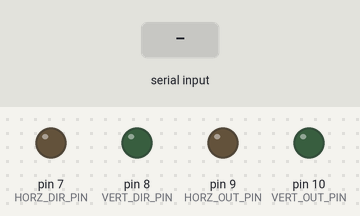
The sketch below on a simulated Arduino Uno, built with avr-gcc and run on an emulated ATmega328P. Parts: output pins drawn as LEDs (lit = HIGH). Dashed ring = blinking. The test bench sets the inputs (shaded band). What the sketch prints to the serial monitor is not drawn.

Above: at 1.2 s.
1.3 s: byte 30 received over Serial
At 1.7 s:
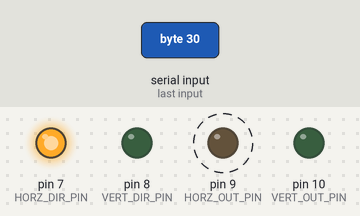
4.3 s: byte 90 received over Serial
At 4.96 s:
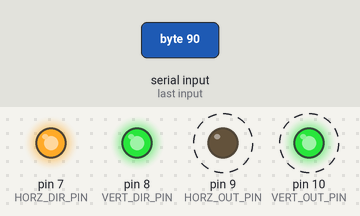
7.3 s: byte 120 received over Serial
At 7.53 s:
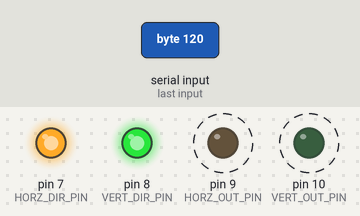
Timing chart, 0 to 19.3 s (numbered marks = the images above; inputs shaded):
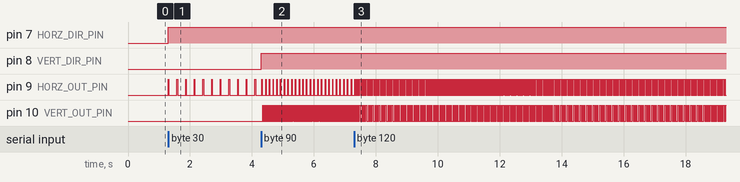

The sketch:

pwm_control2.ino
```cpp
#include <Scheduler.h>

#define VERT_DIR_PIN 8
#define HORZ_DIR_PIN 7

#define VERT_OUT_PIN 10
#define HORZ_OUT_PIN 9

int vert_dir;
int horz_dir;

int w_horz;		// Speed in steps per second
int w_vert;		// Expected range is 0-300

int horz_delay;
int vert_delay;
int horz_T;
int vert_T;
bool horz_up;
bool vert_up;

int prev_horz_dir;
int prev_vert_dir;

int pulse = 100; //Pulse length in microseconds

void setup() {
	Serial.begin(9600);
	pinMode(VERT_DIR_PIN, OUTPUT);
	pinMode(HORZ_DIR_PIN, OUTPUT);
	pinMode(VERT_OUT_PIN, OUTPUT);
	pinMode(HORZ_OUT_PIN, OUTPUT);

  digitalWrite(HORZ_DIR_PIN, 0);
  digitalWrite(VERT_DIR_PIN, 0);

  w_horz = 0;
  w_vert = 0;

  prev_horz_dir = 0;
  prev_vert_dir = 0;

  horz_delay = 0;
  vert_delay = 0;

  pulse = 100; //Pulse length in microseconds

  horz_up = false;
  vert_up = false;

	Scheduler.startLoop(set_speed_loop);
}

void set_speed_loop()
{
	int min_delay;

	if (horz_delay == 0) {
		if (horz_up) {
			digitalWrite(HORZ_OUT_PIN, 0);
			horz_delay = (horz_T - pulse);
			horz_up = false;
		} else {
			if (w_horz != 0) {
				horz_T = 100000/w_horz;
       if (prev_horz_dir != horz_dir) {
				  digitalWrite(HORZ_DIR_PIN, horz_dir);
				  delayMicroseconds(1);
          prev_horz_dir = horz_dir;
       }
				digitalWrite(HORZ_OUT_PIN, 1);
				horz_delay = pulse;
				horz_up = true;
			} else {
        horz_delay = 200;
			}
		}
	}
	if (vert_delay == 0) {
		if (vert_up) {
			digitalWrite(VERT_OUT_PIN, 0);
			vert_delay = (vert_T - pulse);
			vert_up = false;
		} else {
			if (w_vert != 0) {
				vert_T = 100000/w_vert;
        if (prev_vert_dir != vert_dir) {
				  digitalWrite(VERT_DIR_PIN, vert_dir);
				  delayMicroseconds(1);
          prev_vert_dir = vert_dir;
        }
				digitalWrite(VERT_OUT_PIN, 1);
				vert_delay = pulse;
				vert_up = true;
			} else {
        vert_delay = 200;
			}
		}
	}

	min_delay = min(vert_delay, horz_delay);

  delayMicroseconds(min_delay);
	horz_delay -= min_delay;
	vert_delay -= min_delay;

	yield();
}

void read_speed(int* w, int* dir, bool flip)
{
	*w = Serial.read();
	if (*w >= 0 && *w <= 127)
			*dir = 1;
	else {
			*w = 256 - *w;
			*dir = 0;
	}
	if(flip)
		*dir = !(*dir);
}

void loop()
{
	while(!Serial.available()) yield();
	read_speed(&w_horz, &horz_dir, false);

  Serial.write(w_horz);

  while(!Serial.available()) yield();
	read_speed(&w_vert, &vert_dir, false);

  yield();
}
```

Measured:
- after the input at 1.3 s, pin 7 (HORZ_DIR_PIN): LOW → HIGH at once; pin 9 (HORZ_OUT_PIN): alternates HIGH for 0.03 s and LOW for 0.26 s, starting at once
- after the input at 4.3 s, pin 8 (VERT_DIR_PIN): LOW → HIGH at once; pin 9 (HORZ_OUT_PIN): alternates HIGH for 0.01 s and LOW for 0.11 s, starting at once; pin 10 (VERT_OUT_PIN): alternates HIGH for 0.01 s and LOW for 0.02 s, starting after 0.05 s
- after the input at 7.3 s, pin 9 (HORZ_OUT_PIN): alternates HIGH for 0.01 s and LOW for 0.03 s, starting after 0.08 s; pin 10 (VERT_OUT_PIN): alternates HIGH for 0.01 s and LOW for 0.05 s, starting after 0.17 s
